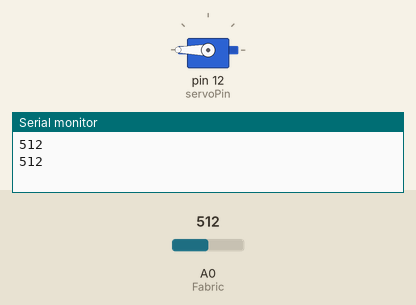
This sketch was run on a simulated Arduino Uno, built with avr-gcc and run on an emulated ATmega328P. On the bench: servo, the last lines printed to the serial monitor. The inputs (shaded band) are chosen by the test bench; at power-on: A0 (Fabric) = 512.

Above: at 1.8 s.
1.9 s: A0 (Fabric) set to 0
At 3.5 s:
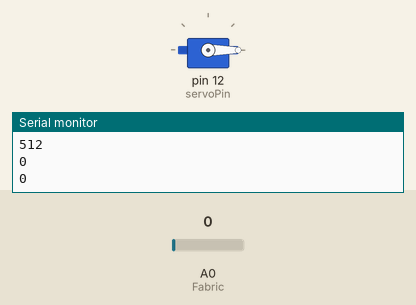
4.5 s: A0 (Fabric) set to 122
At 6.9 s:
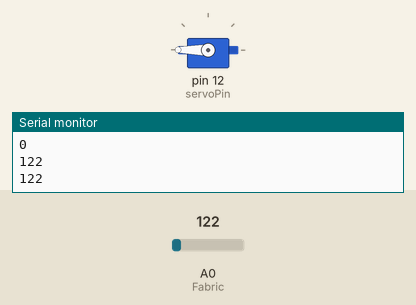
7.5 s: A0 (Fabric) set to 984
10.2 s: A0 (Fabric) set to 1013
At 12.8 s:
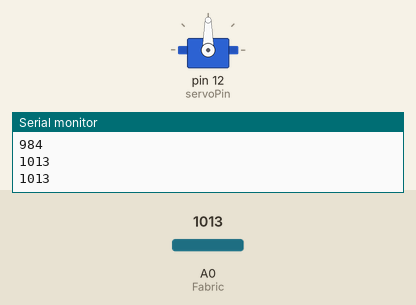
Timing chart, 0 to 14.3 s (numbered marks = the images above; inputs shaded):
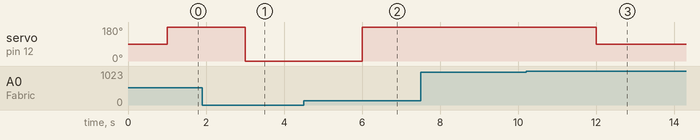

Measured:
- the behaviour switches between 1000 and 1001 on A0 (Fabric) (found by bisection; images 2 and 3)
- after the input at 1.9 s, servo on pin 12 (servoPin): 180° → 0° after 1.1 s
- after the input at 4.5 s, servo on pin 12 (servoPin): 0° → 180° after 1.5 s
- after the input at 10.2 s, servo on pin 12 (servoPin): 180° → 90° after 1.8 s

The sketch:

PressureServo.ino
```cpp
#include <Servo.h>;
int servoPin = 12;
Servo Servo1;
const int Fabric = 0;
int level = 0;

void setup() {
  // put your setup code here, to run once:
  Servo1.attach(servoPin);
  Serial.begin(2000000);

}

void loop() {
  // put your main code here, to run repeatedly:
  int level = analogRead(Fabric);
  Serial.println(level);
  delay(1000);

if (level >1000)
  {
    Servo1.write(90);
  }
if (level <1000)
  {
    Servo1.write(180);
  }

  if(level == 0)
  {
    Servo1.write(0);
  }


}
```
